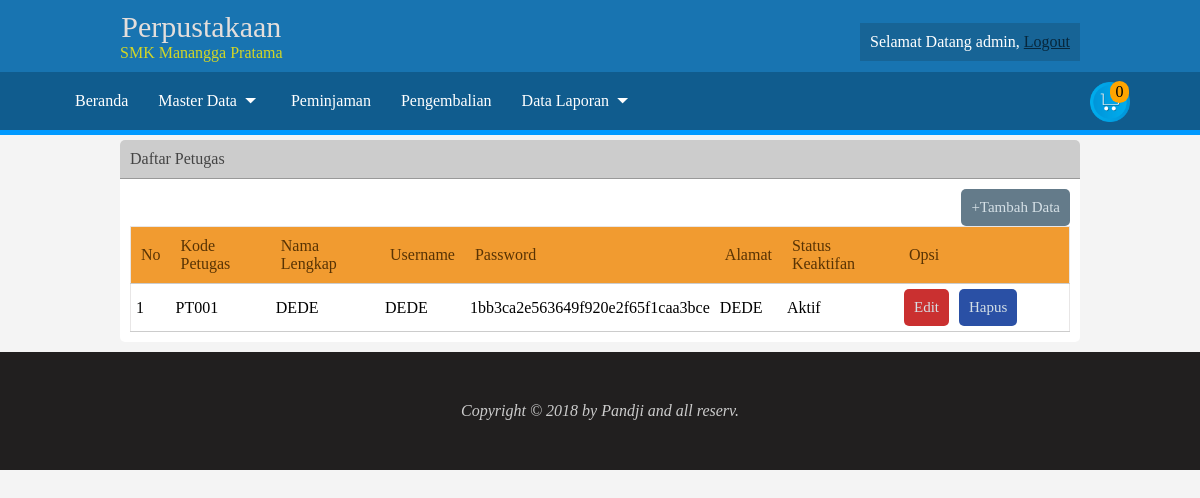
Page /admin/petugas.php (signed in) on the committed database.
### tables this page shows
CREATE TABLE `tb_petugas` (
  `kode_petugas` varchar(5) NOT NULL,
  `nama_lengkap` varchar(35) NOT NULL,
  `username` varchar(35) NOT NULL,
  `password` varchar(50) NOT NULL,
  `alamat` text NOT NULL,
  `status_keaktifan` varchar(20) NOT NULL
);

### admin/petugas.php (the view)
<?php
	include 'header.php';
?>
	<div class="induk3">
		<div class="content1">
			<div class="judul">
				Daftar Petugas
			</div>
			<div class="isi-konten">
				<a href="tambah_petugas.php">
					<div class="btn">
						+Tambah Data
					</div>
				</a>
				<table>
					<tr>
						<th>No</th>
						<th>Kode Petugas</th>
						<th>Nama Lengkap</th>
						<th>Username</th>
						<th>Password</th>
						<th>Alamat</th>
						<th>Status Keaktifan</th>
						<th width="150px;">Opsi</th>
					</tr>
					<?php
						$i=1;
						$sql_petugas = mysql_query("SELECT * FROM tb_petugas order by kode_petugas desc");
						while ($data = mysql_fetch_array($sql_petugas)) {
						?>
					<tr>
						<td><?php echo $i; ?></td>
						<td><?php echo $data['kode_petugas']; ?></td>
						<td><?php echo $data['nama_lengkap']; ?></td>
						<td><?php echo $data['username']; ?></td>
						<td><?php echo $data['password']; ?></td>
						<td><?php echo $data['alamat']; ?></td>
						<td><?php echo $data['status_keaktifan']; ?></td>
						<td>
							<a href="edit_petugas.php?kode=<?php echo $data['kode_petugas']; ?>" title="Edit">
								<div class="btn-red">
									Edit
								</div>
							</a>
							<a href="hapus_petugas.php?kode=<?php echo $data['kode_petugas']; ?>" title="Hapus">
								<div class="btn-blue">
									Hapus
								</div>
							</a>
						</td>
					</tr>
						<?php
						$i++;
						}
					?>
				</table>
			</div>
		</div>
	</div>
<?php
	include 'footer.php';
?>

### admin/header.php (shortened to what this page needs)
<!DOCTYPE html>
<html>
<head>
	<link rel="stylesheet" type="text/css" href="css/style.css">
</head>
<body>
	<div class="induk1">
		<div class="content1">
			<div class="logo">
				<div class="si">
					Perpustakaan
				</div>
				<div class="perpus">
					SMK Manangga Pratama
				</div>
			</div>
			<div class="user">
				<?php
					$du = mysql_fetch_array(mysql_query("SELECT * FROM tb_admin where username = '$_SESSION[username]'"));
				?>
				Selamat Datang <?php echo $du['username']; ?>, <a href="logout.php" style="color: #07273c;">Logout</a>
			</div>
		</div>
	</div>
	<div class="induk2">
		<div class="menu">
			<ul>
				<a href="index.php"><li>Beranda</li></a>
				<a href="#"><li>Master Data <img src="img/dropdown.png" width="20px;">
				</li></a>
				<a href="peminjaman.php"><li>
				Peminjaman</li></a>
				<a href="pengembalian.php"><li>Pengembalian</li></a>
				<a href="#"><li>Data Laporan <img src="img/dropdown.png" width="20px;">
					</li></a>
			</ul>
			<div class="chart" style="float: right; padding: 10px;">
				<a href="keranjang.php" title="Chart"><img src="img/download.png" width="40px"></a>
				<div class="jumlah_peminjaman" style=" width : 15px; border-radius: 100px; ;padding: 2px; position: absolute; text-align: center; margin-top: -45px; margin-left: 20px; background: orange">
					<?php
						$sql_keranjang = mysql_query("SELECT * FROM tb_keranjang");
						$row = mysql_num_rows($sql_keranjang);
						echo $row;
					?>
				</div>
			</div>
		</div>
	</div>

### admin/css/style.css (style rules this page uses)
* { margin: 0; padding: 0; }
body { background: #f4f4f4; }
.induk1 { background: #1874b1; width: 100%; }
.induk1 .content1 { padding: 10px; width: 80%; margin: 0 auto; }
.logo { color: #d3d625; text-align: center; display: inline-block; float: left; }
.logo .si { font-size: 30px; font-family: andalus; color: #e4dedb; }
.user { float: right; padding: 10px; background: #16415f52; color: #fff; margin-top: 13px; }
.induk2 { background: #105c8e; border-bottom: 5px solid #09f; }
.induk2 .menu { width: 1080px; margin: 0 auto; }
.induk2 .menu ul { list-style: none; margin: 0; }
.menu ul a { color: #fff; text-decoration: none; font-family: Adobe Kaiti Std R; }
.menu ul li { float: left; padding: 20px 15px; }
.menu ul li img { top: 1px; }
.induk3 { margin-bottom: 10px; }
.induk3 .content1 { width: 80%; background: #fff; margin: 0 auto; margin-top: 5px; border-radius: 5px; }
.induk3 .content1 .judul { padding: 10px; background: #ccc; border-radius: 5px 5px 0 0; border-bottom: 1px solid #999; color: #444 }
.isi-konten { padding: 10px; }
.isi-konten table { width: 100%; border-collapse: collapse; border: 1px solid #e8e6e6; border-radius: 5px; }
.isi-konten table th { text-align: left; font-weight: 90; padding: 10px; background: #f19b30; color: #583304; }
.isi-konten table td { text-align: left; padding: 5px; }
.btn { background: #647b8a; padding: 10px; float: right; border-radius: 5px; }
.isi-konten a { color: #d5e0e6; font-size: 15px; }
.btn-red { padding: 10px; float: left; background: #ca3030; border-radius: 5px; }
.btn-blue { margin-left: 10px; padding: 10px; float: left; background: #2a50a5; border-radius: 5px; }
tr { border-bottom: 1px solid #ccc; }

### rows in the picture
tb_petugas: kode_petugas "PT001", nama_lengkap "DEDE", username "DEDE", password "1bb3ca2e563649f920e2f65f1caa3bce", alamat "DEDE", status_keaktifan "Aktif"

### other values in the picture
$du['username'] "admin"
$row "0"
